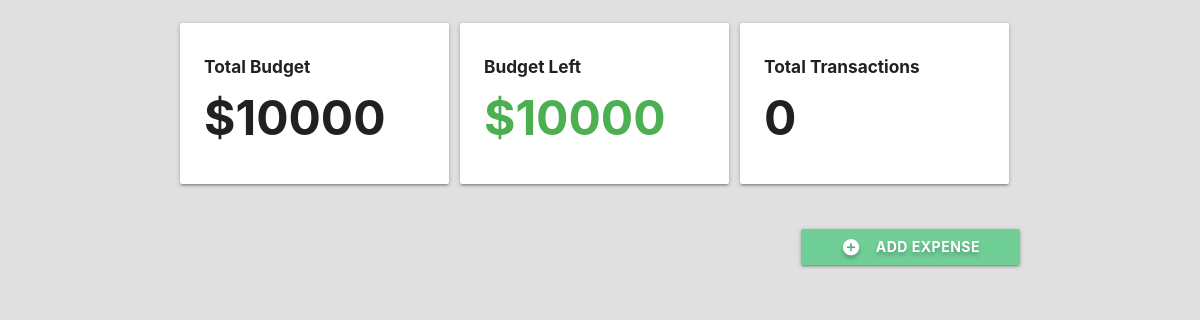
The app's page /mobile-app/, older data.
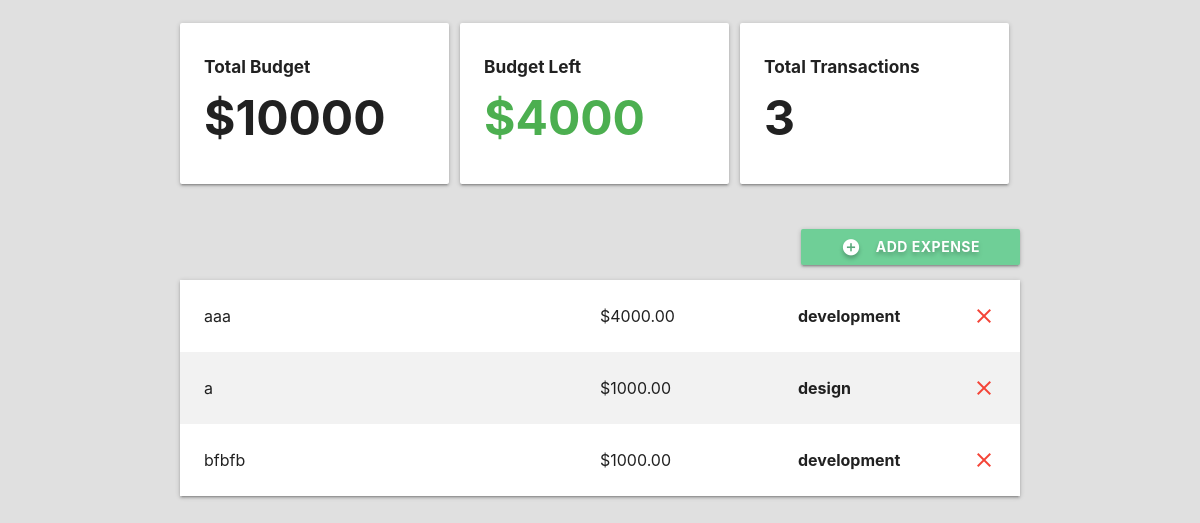
The same page, newer data.
### budget/models.py (models this page shows, shortened)
class Project(models.Model):
    name = models.CharField(max_length=100)
    slug = models.SlugField(max_length=100, unique=True, blank=True)
    budget = models.IntegerField()
    @property
    def budget_left(self):
        expense_list = Expense.objects.filter(project=self)
        total_expense_amount = 0
        for expense in expense_list:
            total_expense_amount += expense.amount
        total_expense_amount = int(total_expense_amount)
        return self.budget - total_expense_amount
    @property
    def total_transactions(self):
        expense_list = Expense.objects.filter(project=self)
        return len(expense_list)

class Expense(models.Model):
    project = models.ForeignKey(
        Project, on_delete=models.CASCADE, related_name='expenses')
    title = models.CharField(max_length=100)
    amount = models.DecimalField(max_digits=8, decimal_places=2)
    category = models.ForeignKey(Category, on_delete=models.CASCADE)
    class Meta:
        ordering = ('-amount',)

class Category(models.Model):
    project = models.ForeignKey(Project, on_delete=models.CASCADE)
    name = models.CharField(max_length=50)

### budget/views.py (the view, shortened to what this page needs)
# urls.py: path('<slug:project_slug>/', views.project_detail, name='detail')
def project_detail(request, project_slug):
    project = get_object_or_404(Project, slug=project_slug)
    if request.method == 'GET':
        category_list = Category.objects.filter(project=project)
        return render(
            request, 'budget/project-detail.html',
            {'project': project,
             'expense_list': project.expenses.all(),
             'category_list': category_list}
        )
    return redirect(project)

### budget/templates/budget/project-detail.html (shortened to what this page needs)
{% extends 'budget/base.html' %}
{% block content %}
<div class="container">
  <section class="section section-stats">
    <div class="row">
      <div class="col s12 m12 l4">
        <div class="card-panel">
          <h6 class="bold">Total Budget</h6>
          <h1 class="bold">${{ project.budget }}</h1>
        </div>
      </div>
      <div class="col s12 m6 l4">
        <div class="card-panel">
          <h6 class="bold">Budget Left</h6>
          {% if project.budget_left > 0 %}
            <h1 class="bold green-text">${{ project.budget_left }}</h1>
          {% elif project.budget_left == 0 %}
            <h1 class="bold orange-text">${{ project.budget_left }}</h1>
          {% else %}
            <h1 class="bold red-text">${{ project.budget_left }}</h1>
          {% endif %}
        </div>
      </div>
      <div class="col s12 m6 l4">
        <div class="card-panel">
          <h6 class="bold">Total Transactions</h6>
          <h1 class="bold">{{ project.total_transactions }}</h1>
        </div>
      </div>
    </div>
  </section>
  <section class="section section-expenses">
    <div class="row">
      <button class="btn waves-effect right modal-trigger" href="#expenseModal">
        <i class="material-icons white-text left">add_circle</i>
        Add Expense
      </button>
    </div>
    <ul class="z-depth-1">
      {% for expense in expense_list %}
      <li>
        <div class="card-panel z-depth-0 expense">
          <div class="row">
            <div class="col l6">
              <span class="title">{{ expense.title }}</span>
            </div>
            <div class="col l3">
              <span class="title">${{ expense.amount }}</span>
            </div>
            <div class="col 1">
              <span class="title bold">{{ expense.category.name }}</span>
            </div>
            <a class="close-icon" onclick="deleteExpense(this)" data-id="{{ expense.id }}">
              <i class="material-icons red-text right">close</i>
            </a>
          </div>
        </div>
      </li>
      {% endfor %}
    </ul>
  </section>
</div>
{% endblock %}

### budget/templates/budget/base.html (shortened to what this page needs)
{% load static %}
<!DOCTYPE html>
<html lang="en">
<head>
  <link rel="stylesheet" href="{% static 'css/styles.css' %}">
  <link rel="stylesheet" href="https://cdnjs.cloudflare.com/ajax/libs/materialize/1.0.0-beta/css/materialize.min.css">
</head>
<body>
  {% block content %}
  {% endblock %}
</body>
</html>

### budget/static/css/styles.css (style rules this page uses)
html { font-family: 'Montserrat'; background-color: #E0E0E0; }
h1, h6 { font-weight: bold; }
.bold { font-weight: bold; }
.row { margin: 0!important; }
.row .col { padding-left: 0!important; }
.section-stats h1 { font-size: 4vw; margin: 15px 0px; }
.section-expenses button { padding: 0px 40px; font-weight: bold; text-shadow: 0px 3px 4px rgba(0, 0, 0, .25); background-color: #6FCF97; }
.section-expenses .expense { font-size: 16px; border-radius: 0; margin: 0; }
.section-expenses li:nth-child(even) .expense { background-color: #F2F2F2; }

Row changes from the older to the newer data that the page shows:
computed for Project: budget_left "10000" → "4000"; total_transactions "0" → "3"
added Expense: title "aaa", amount "4000.00", category.name "development"
added Expense: title "a", amount "1000.00", category.name "design"
added Expense: title "bfbfb", amount "1000.00", category.name "development"
